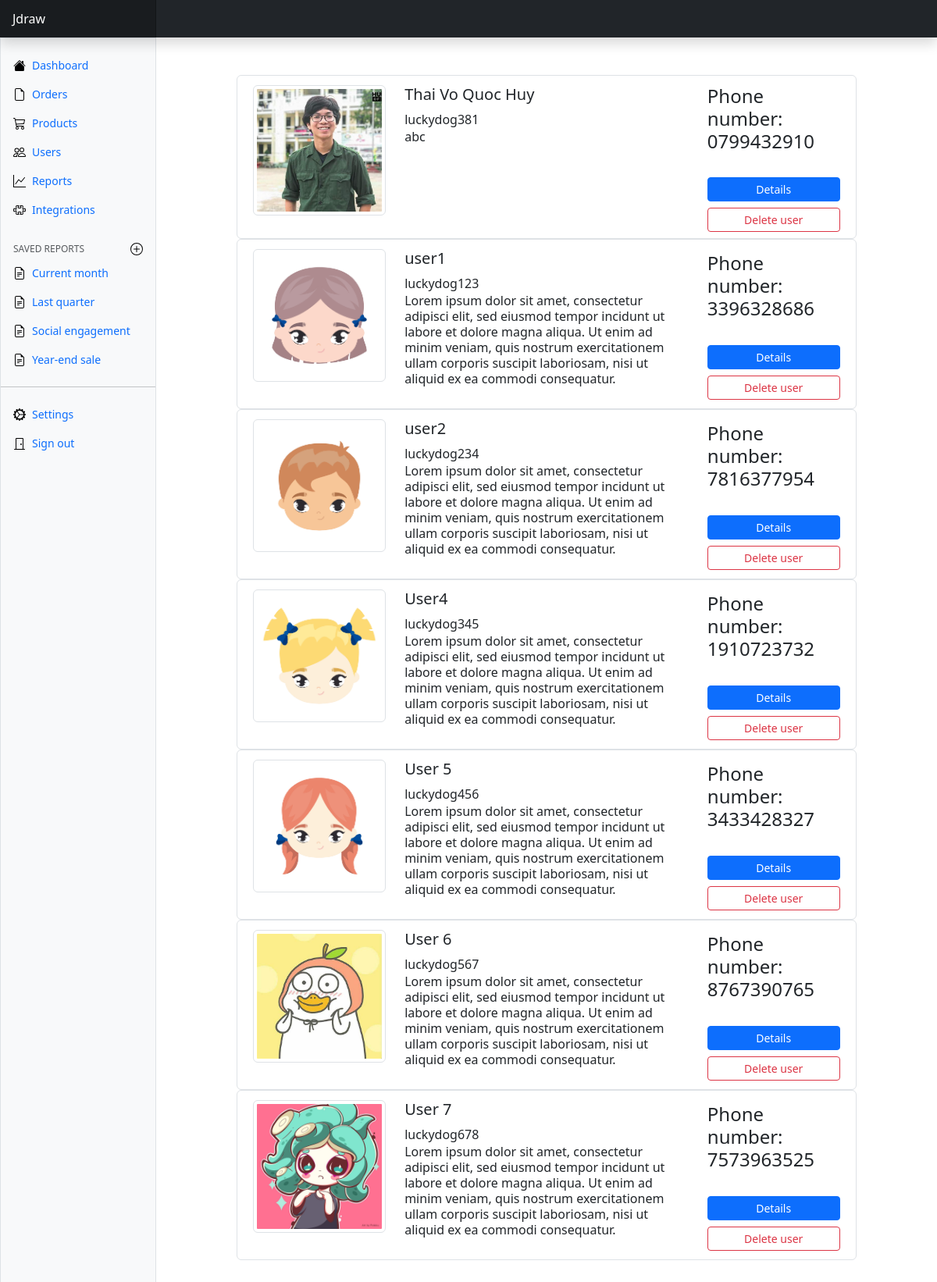
Screenshot of /dash_board/users with the database file from the repository.
### exe201/models.py (models this page shows, shortened)
class User(db.Model, UserMixin):
    id = db.Column(db.Integer(), primary_key = True)
    username = db.Column(db.String(length=30), nullable = False, unique = True)
    email_address = db.Column(db.String(length=50), nullable = False, unique = True)
    image_link = db.Column(db.String(length = 300), nullable = True, default = '/profile_img/default.webp')
    password_hash = db.Column(db.String(length=60), nullable = False)
    @property
    def password(self):
        return self.password

### exe201/routes.py (the view)
@app.route('/dash_board/users')
def dash_board_users_page():
    users = User.query.all()
    for user in users:
        user.fullname = Profile.query.filter_by(id=user.id).first().fullname
        user.about_me = Profile.query.filter_by(id=user.id).first().about_me
        user.phone_number = Profile.query.filter_by(id=user.id).first().phone_number
    return render_template('dash_board_users.html', users = users)

### exe201/templates/dash_board_users.html (shortened to what this page needs)
{% extends 'dash_board_base.html' %}
{% block content %}
<div class="container mt-5 mb-5" style="width: fit-content;">
    <div class="d-flex justify-content-center row">
        <div class="col-md-10">
            {% for user in users %}
            <div class="row p-2 bg-white border rounded">
                <div class="col-md-3 mt-1">
                    <img class="img-thumbnail img-fluid img-responsive rounded product-image" src="{{ url_for('static', filename = user.image_link)}}">
                </div>
                <div class="col-md-6 mt-1">
                    <h5>{{ user.fullname }}</h5>
                    <div class="d-flex flex-row">
                        <span>{{ user.username }}</span>
                    </div>
                    <p class="text-justify lh-sm mb-0">{{ user.about_me }}<br><br></p>
                </div>
                <div class="align-items-center align-content-center col-md-3 border-left mt-1">
                    <div class="d-flex flex-row align-items-center">
                        <h4 class="mr-1">Phone number: {{ user.phone_number }}</span>
                    </div>
                    <div class="d-flex flex-column mt-4">
                        <a class="btn btn-primary btn-sm" type="button" href="{{ url_for('profile_page', user_id=user.id)}}">Details</a>
                        <a class="btn btn-outline-danger btn-sm mt-2" type="button" href=" {{ url_for('dash_board_user_delete', user_id=user.id) }}">Delete user</a>
                    </div>
                </div>
            </div>
            {% endfor %}
        </div>
    </div>
</div>
{% endblock %}

### exe201/templates/dash_board_base.html (shortened to what this page needs)
<!doctype html>
<html lang="en">
<head>
  <link href="https://cdn.jsdelivr.net/npm/bootstrap@5.3.0/dist/css/bootstrap.min.css" rel="stylesheet"
>
</head>
<body>
  <header class="navbar sticky-top bg-dark flex-md-nowrap p-0 shadow" data-bs-theme="dark">
    <a class="navbar-brand col-md-3 col-lg-2 me-0 px-3 fs-6 text-white" href="#">Jdraw</a>
  </header>
  <div class="container-fluid">
    <div class="row">
      <div class="sidebar border border-right col-md-3 col-lg-2 p-0 bg-body-tertiary">
        <div class="offcanvas-lg offcanvas-end bg-body-tertiary" tabindex="-1" id="sidebarMenu"
          aria-labelledby="sidebarMenuLabel">
          <div class="offcanvas-body d-md-flex flex-column p-0 pt-lg-3 overflow-y-auto">
            <ul class="nav flex-column">
              <li class="nav-item">
                <a class="nav-link d-flex align-items-center gap-2" aria-current="page" href="#" id="dash-board">
                  <svg class="bi">
                    <use xlink:href="#house-fill"></use>
                  </svg>
                  Dashboard
                </a>
              </li>
              <li class="nav-item">
                <a class="nav-link d-flex align-items-center gap-2" href="{{ url_for('dash_board_orders_page')}}" id="orders">
                  <svg class="bi">
                    <use xlink:href="#file-earmark"></use>
                  </svg>
                  Orders
                </a>
              </li>
              <li class="nav-item">
                <a class="nav-link d-flex align-items-center gap-2" href="{{ url_for('dash_board_products_page')}}" id="products">
                  <svg class="bi">
                    <use xlink:href="#cart"></use>
                  </svg>
                  Products
                </a>
              </li>
              <li class="nav-item">
                <a class="nav-link d-flex align-items-center gap-2" href="{{ url_for('dash_board_users_page')}}" id="users">
                  <svg class="bi">
                    <use xlink:href="#people"></use>
                  </svg>
                  Users
                </a>
              </li>
              <li class="nav-item">
                <a class="nav-link d-flex align-items-center gap-2" href="#" id="reports">
                  <svg class="bi">
                    <use xlink:href="#graph-up"></use>
                  </svg>
                  Reports
                </a>
              </li>
              <li class="nav-item">
                <a class="nav-link d-flex align-items-center gap-2" href="#" id="intergrations">
                  <svg class="bi">
                    <use xlink:href="#puzzle"></use>
                  </svg>
                  Integrations
                </a>
              </li>
            </ul>
            <h6
              class="sidebar-heading d-flex justify-content-between align-items-center px-3 mt-4 mb-1 text-body-secondary text-uppercase">
              <span>Saved reports</span>
              <a class="link-secondary" href="#" aria-label="Add a new report">
                <svg class="bi">
                  <use xlink:href="#plus-circle"></use>
                </svg>
              </a>
            </h6>
            <ul class="nav flex-column mb-auto">
              <li class="nav-item">
                <a class="nav-link d-flex align-items-center gap-2" href="#">
                  <svg class="bi">
                    <use xlink:href="#file-earmark-text"></use>
                  </svg>
                  Current month
                </a>
              </li>
              <li class="nav-item">
                <a class="nav-link d-flex align-items-center gap-2" href="#">
                  <svg class="bi">
                    <use xlink:href="#file-earmark-text"></use>
                  </svg>
                  Last quarter
                </a>
              </li>
              <li class="nav-item">
                <a class="nav-link d-flex align-items-center gap-2" href="#">
                  <svg class="bi">
                    <use xlink:href="#file-earmark-text"></use>
                  </svg>
                  Social engagement
                </a>
              </li>
              <li class="nav-item">
                <a class="nav-link d-flex align-items-center gap-2" href="#">
                  <svg class="bi">
                    <use xlink:href="#file-earmark-text"></use>
                  </svg>
                  Year-end sale
                </a>
              </li>
            </ul>
            <hr class="my-3">
            <ul class="nav flex-column mb-auto">
              <li class="nav-item">
                <a class="nav-link d-flex align-items-center gap-2" href="#">
                  <svg class="bi">
                    <use xlink:href="#gear-wide-connected"></use>
                  </svg>
                  Settings
                </a>
              </li>
              <li class="nav-item">
                <a class="nav-link d-flex align-items-center gap-2" href="#">
                  <svg class="bi">
                    <use xlink:href="#door-closed"></use>
                  </svg>
                  Sign out
                </a>
              </li>
            </ul>
          </div>
        </div>
      </div>
      <main class="col-md-9 ms-sm-auto col-lg-10 px-md-4">
        {% block content %}
        {% endblock %}
      </main>
    </div>
  </div>
</body>
</html>

### exe201/templates/dash_board_base.html (style rules this page uses)
.bi { display: inline-block; width: 1rem; height: 1rem; }
@media (min-width: 768px) { .sidebar .offcanvas-lg { position: -webkit-sticky; position: sticky; top: 48px; } }
.sidebar .nav-link { font-size: .875rem; font-weight: 500; }
.sidebar-heading { font-size: .75rem; }
.navbar-brand { padding-top: .75rem; padding-bottom: .75rem; background-color: rgba(0, 0, 0, .25); box-shadow: inset -1px 0 0 rgba(0, 0, 0, .25); }

### rows the page displays
User: image_link (picture), fullname "Thai Vo Quoc Huy", username "luckydog381", about_me "abc", phone_number "0799432910"
User: image_link (picture), fullname "user1", username "luckydog123", about_me "Lorem ipsum dolor sit amet, consectetur adipisci elit, sed eiusmod tempor incidunt ut labore et dolore magna aliqua. Ut enim ad minim veniam, quis nostrum exercitationem ullam corporis suscipit laboriosam, nisi ut aliquid ex ea commodi consequatur.", phone_number "3396328686"
User: image_link (picture), fullname "user2", username "luckydog234", about_me "Lorem ipsum dolor sit amet, consectetur adipisci elit, sed eiusmod tempor incidunt ut labore et dolore magna aliqua. Ut enim ad minim veniam, quis nostrum exercitationem ullam corporis suscipit laboriosam, nisi ut aliquid ex ea commodi consequatur.", phone_number "7816377954"
User: image_link (picture), fullname "User4", username "luckydog345", about_me "Lorem ipsum dolor sit amet, consectetur adipisci elit, sed eiusmod tempor incidunt ut labore et dolore magna aliqua. Ut enim ad minim veniam, quis nostrum exercitationem ullam corporis suscipit laboriosam, nisi ut aliquid ex ea commodi consequatur.", phone_number "1910723732"
User: image_link (picture), fullname "User 5", username "luckydog456", about_me "Lorem ipsum dolor sit amet, consectetur adipisci elit, sed eiusmod tempor incidunt ut labore et dolore magna aliqua. Ut enim ad minim veniam, quis nostrum exercitationem ullam corporis suscipit laboriosam, nisi ut aliquid ex ea commodi consequatur.", phone_number "3433428327"
User: image_link (picture), fullname "User 6", username "luckydog567", about_me "Lorem ipsum dolor sit amet, consectetur adipisci elit, sed eiusmod tempor incidunt ut labore et dolore magna aliqua. Ut enim ad minim veniam, quis nostrum exercitationem ullam corporis suscipit laboriosam, nisi ut aliquid ex ea commodi consequatur.", phone_number "8767390765"
User: image_link (picture), fullname "User 7", username "luckydog678", about_me "Lorem ipsum dolor sit amet, consectetur adipisci elit, sed eiusmod tempor incidunt ut labore et dolore magna aliqua. Ut enim ad minim veniam, quis nostrum exercitationem ullam corporis suscipit laboriosam, nisi ut aliquid ex ea commodi consequatur.", phone_number "7573963525"
